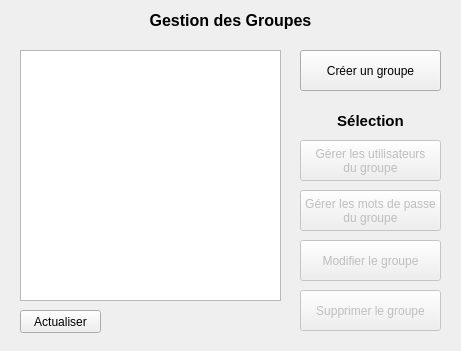
<?xml version="1.0" encoding="UTF-8"?>
<ui version="4.0">
 <class>GestionGroupes</class>
 <widget class="QDialog" name="GestionGroupes">
  <property name="geometry">
   <rect>
    <x>0</x>
    <y>0</y>
    <width>461</width>
    <height>351</height>
   </rect>
  </property>
  <property name="minimumSize">
   <size>
    <width>461</width>
    <height>351</height>
   </size>
  </property>
  <property name="maximumSize">
   <size>
    <width>461</width>
    <height>351</height>
   </size>
  </property>
  <property name="windowTitle">
   <string>Gestionnaire de Mots de passe - Gestion des groupes</string>
  </property>
  <widget class="QLabel" name="titrePage">
   <property name="geometry">
    <rect>
     <x>20</x>
     <y>10</y>
     <width>421</width>
     <height>21</height>
    </rect>
   </property>
   <property name="font">
    <font>
     <pointsize>12</pointsize>
     <weight>75</weight>
     <bold>true</bold>
    </font>
   </property>
   <property name="text">
    <string>Gestion des Groupes</string>
   </property>
   <property name="alignment">
    <set>Qt::AlignCenter</set>
   </property>
  </widget>
  <widget class="QStackedWidget" name="stackedWidget">
   <property name="geometry">
    <rect>
     <x>10</x>
     <y>40</y>
     <width>441</width>
     <height>301</height>
    </rect>
   </property>
   <property name="currentIndex">
    <number>0</number>
   </property>
   <widget class="QWidget" name="page1">
    <widget class="QPushButton" name="supprimer">
     <property name="enabled">
      <bool>false</bool>
     </property>
     <property name="geometry">
      <rect>
       <x>290</x>
       <y>250</y>
       <width>141</width>
       <height>41</height>
      </rect>
     </property>
     <property name="text">
      <string>Supprimer le groupe</string>
     </property>
    </widget>
    <widget class="QPushButton" name="gererMotsDePasse">
     <property name="enabled">
      <bool>false</bool>
     </property>
     <property name="geometry">
      <rect>
       <x>290</x>
       <y>150</y>
       <width>141</width>
       <height>41</height>
      </rect>
     </property>
     <property name="text">
      <string>Gérer les mots de passe
du groupe</string>
     </property>
    </widget>
    <widget class="QListWidget" name="listeGroupes">
     <property name="geometry">
      <rect>
       <x>10</x>
       <y>10</y>
       <width>261</width>
       <height>251</height>
      </rect>
     </property>
    </widget>
    <widget class="QLabel" name="titreSelection">
     <property name="geometry">
      <rect>
       <x>290</x>
       <y>70</y>
       <width>141</width>
       <height>21</height>
      </rect>
     </property>
     <property name="font">
      <font>
       <pointsize>11</pointsize>
       <weight>75</weight>
       <bold>true</bold>
       <underline>false</underline>
      </font>
     </property>
     <property name="text">
      <string>Sélection</string>
     </property>
     <property name="alignment">
      <set>Qt::AlignCenter</set>
     </property>
    </widget>
    <widget class="QPushButton" name="creer">
     <property name="geometry">
      <rect>
       <x>290</x>
       <y>10</y>
       <width>141</width>
       <height>41</height>
      </rect>
     </property>
     <property name="text">
      <string>Créer un groupe</string>
     </property>
    </widget>
    <widget class="QPushButton" name="modifier">
     <property name="enabled">
      <bool>false</bool>
     </property>
     <property name="geometry">
      <rect>
       <x>290</x>
       <y>200</y>
       <width>141</width>
       <height>41</height>
      </rect>
     </property>
     <property name="text">
      <string>Modifier le groupe</string>
     </property>
    </widget>
    <widget class="QPushButton" name="gererUtilisateurs">
     <property name="enabled">
      <bool>false</bool>
     </property>
     <property name="geometry">
      <rect>
       <x>290</x>
       <y>100</y>
       <width>141</width>
       <height>41</height>
      </rect>
     </property>
     <property name="text">
      <string>Gérer les utilisateurs
du groupe</string>
     </property>
    </widget>
    <widget class="QPushButton" name="actualiser">
     <property name="geometry">
      <rect>
       <x>10</x>
       <y>270</y>
       <width>81</width>
       <height>23</height>
      </rect>
     </property>
     <property name="text">
      <string>Actualiser</string>
     </property>
    </widget>
   </widget>
   <widget class="QWidget" name="page2">
    <widget class="QLabel" name="labelNom">
     <property name="geometry">
      <rect>
       <x>30</x>
       <y>60</y>
       <width>71</width>
       <height>16</height>
      </rect>
     </property>
     <property name="text">
      <string>Nom complet :</string>
     </property>
    </widget>
    <widget class="QLineEdit" name="nom">
     <property name="geometry">
      <rect>
       <x>130</x>
       <y>60</y>
       <width>113</width>
       <height>20</height>
      </rect>
     </property>
    </widget>
    <widget class="QPushButton" name="annulerGroupe">
     <property name="geometry">
      <rect>
       <x>310</x>
       <y>90</y>
       <width>75</width>
       <height>23</height>
      </rect>
     </property>
     <property name="text">
      <string>Annuler</string>
     </property>
    </widget>
    <widget class="QLabel" name="titreCreerModifier">
     <property name="geometry">
      <rect>
       <x>10</x>
       <y>10</y>
       <width>221</width>
       <height>21</height>
      </rect>
     </property>
     <property name="font">
      <font>
       <pointsize>11</pointsize>
       <weight>75</weight>
       <bold>true</bold>
      </font>
     </property>
     <property name="text">
      <string>Créer|Modifier un groupe</string>
     </property>
    </widget>
    <widget class="QPushButton" name="validerGroupe">
     <property name="geometry">
      <rect>
       <x>310</x>
       <y>60</y>
       <width>75</width>
       <height>23</height>
      </rect>
     </property>
     <property name="text">
      <string>Valider</string>
     </property>
    </widget>
   </widget>
   <widget class="QWidget" name="page3">
    <widget class="QLabel" name="titreGererUtilisateurs">
     <property name="geometry">
      <rect>
       <x>10</x>
       <y>10</y>
       <width>171</width>
       <height>21</height>
      </rect>
     </property>
     <property name="font">
      <font>
       <pointsize>11</pointsize>
       <weight>75</weight>
       <bold>true</bold>
      </font>
     </property>
     <property name="text">
      <string>Gérer les utilisateurs</string>
     </property>
    </widget>
    <widget class="QPushButton" name="validerUtilisateurs">
     <property name="geometry">
      <rect>
       <x>250</x>
       <y>260</y>
       <width>86</width>
       <height>23</height>
      </rect>
     </property>
     <property name="text">
      <string>Valider</string>
     </property>
    </widget>
    <widget class="QPushButton" name="enleverUtilisateur">
     <property name="geometry">
      <rect>
       <x>200</x>
       <y>180</y>
       <width>41</width>
       <height>23</height>
      </rect>
     </property>
     <property name="text">
      <string>&lt;</string>
     </property>
    </widget>
    <widget class="QLabel" name="labelUtilisateursGroupe">
     <property name="geometry">
      <rect>
       <x>250</x>
       <y>50</y>
       <width>111</width>
       <height>16</height>
      </rect>
     </property>
     <property name="text">
      <string>Utilisateurs du groupe</string>
     </property>
    </widget>
    <widget class="QLabel" name="labelUtilisateurs">
     <property name="geometry">
      <rect>
       <x>10</x>
       <y>50</y>
       <width>101</width>
       <height>16</height>
      </rect>
     </property>
     <property name="text">
      <string>Liste des utilisateurs</string>
     </property>
    </widget>
    <widget class="QPushButton" name="annulerUtilisateurs">
     <property name="geometry">
      <rect>
       <x>345</x>
       <y>260</y>
       <width>86</width>
       <height>23</height>
      </rect>
     </property>
     <property name="text">
      <string>Annuler</string>
     </property>
    </widget>
    <widget class="QPushButton" name="ajouterUtilisateur">
     <property name="geometry">
      <rect>
       <x>200</x>
       <y>140</y>
       <width>41</width>
       <height>23</height>
      </rect>
     </property>
     <property name="text">
      <string>&gt;</string>
     </property>
    </widget>
    <widget class="QListWidget" name="utilisateurs">
     <property name="geometry">
      <rect>
       <x>10</x>
       <y>70</y>
       <width>181</width>
       <height>211</height>
      </rect>
     </property>
    </widget>
    <widget class="QListWidget" name="utilisateursGroupe">
     <property name="geometry">
      <rect>
       <x>250</x>
       <y>70</y>
       <width>181</width>
       <height>181</height>
      </rect>
     </property>
    </widget>
    <widget class="QLabel" name="labelGroupe1">
     <property name="geometry">
      <rect>
       <x>250</x>
       <y>10</y>
       <width>181</width>
       <height>21</height>
      </rect>
     </property>
     <property name="font">
      <font>
       <pointsize>10</pointsize>
       <weight>50</weight>
       <bold>false</bold>
      </font>
     </property>
     <property name="text">
      <string>Groupe</string>
     </property>
    </widget>
   </widget>
   <widget class="QWidget" name="page4">
    <widget class="QLabel" name="titreGererMotsDePasse">
     <property name="geometry">
      <rect>
       <x>10</x>
       <y>10</y>
       <width>181</width>
       <height>21</height>
      </rect>
     </property>
     <property name="font">
      <font>
       <pointsize>11</pointsize>
       <weight>75</weight>
       <bold>true</bold>
      </font>
     </property>
     <property name="text">
      <string>Gérer les mots de passe</string>
     </property>
    </widget>
    <widget class="QPushButton" name="validerMotsDePasse">
     <property name="geometry">
      <rect>
       <x>250</x>
       <y>260</y>
       <width>86</width>
       <height>23</height>
      </rect>
     </property>
     <property name="text">
      <string>Valider</string>
     </property>
    </widget>
    <widget class="QPushButton" name="enleverMotDePasse">
     <property name="geometry">
      <rect>
       <x>200</x>
       <y>180</y>
       <width>41</width>
       <height>23</height>
      </rect>
     </property>
     <property name="text">
      <string>&lt;</string>
     </property>
    </widget>
    <widget class="QLabel" name="labelMotsDePasseGroupe">
     <property name="geometry">
      <rect>
       <x>250</x>
       <y>50</y>
       <width>121</width>
       <height>16</height>
      </rect>
     </property>
     <property name="text">
      <string>Mots de passe du groupe</string>
     </property>
    </widget>
    <widget class="QLabel" name="labelMotsDePasse">
     <property name="geometry">
      <rect>
       <x>10</x>
       <y>50</y>
       <width>121</width>
       <height>16</height>
      </rect>
     </property>
     <property name="text">
      <string>Liste des mots de passe</string>
     </property>
    </widget>
    <widget class="QPushButton" name="annulerMotsDePasse">
     <property name="geometry">
      <rect>
       <x>345</x>
       <y>260</y>
       <width>86</width>
       <height>23</height>
      </rect>
     </property>
     <property name="text">
      <string>Annuler</string>
     </property>
    </widget>
    <widget class="QPushButton" name="ajouterMotDePasse">
     <property name="geometry">
      <rect>
       <x>200</x>
       <y>140</y>
       <width>41</width>
       <height>23</height>
      </rect>
     </property>
     <property name="text">
      <string>&gt;</string>
     </property>
    </widget>
    <widget class="QListWidget" name="motsDePasse">
     <property name="geometry">
      <rect>
       <x>10</x>
       <y>70</y>
       <width>181</width>
       <height>211</height>
      </rect>
     </property>
    </widget>
    <widget class="QListWidget" name="motsDePasseGroupe">
     <property name="geometry">
      <rect>
       <x>250</x>
       <y>70</y>
       <width>181</width>
       <height>181</height>
      </rect>
     </property>
    </widget>
    <widget class="QLabel" name="labelGroupe2">
     <property name="geometry">
      <rect>
       <x>250</x>
       <y>10</y>
       <width>181</width>
       <height>21</height>
      </rect>
     </property>
     <property name="font">
      <font>
       <pointsize>10</pointsize>
       <weight>50</weight>
       <bold>false</bold>
      </font>
     </property>
     <property name="text">
      <string>Groupe</string>
     </property>
    </widget>
   </widget>
  </widget>
  <zorder>stackedWidget</zorder>
  <zorder>titrePage</zorder>
 </widget>
 <tabstops>
  <tabstop>creer</tabstop>
  <tabstop>listeGroupes</tabstop>
  <tabstop>actualiser</tabstop>
  <tabstop>gererUtilisateurs</tabstop>
  <tabstop>gererMotsDePasse</tabstop>
  <tabstop>modifier</tabstop>
  <tabstop>supprimer</tabstop>
  <tabstop>nom</tabstop>
  <tabstop>validerGroupe</tabstop>
  <tabstop>annulerGroupe</tabstop>
  <tabstop>utilisateurs</tabstop>
  <tabstop>utilisateursGroupe</tabstop>
  <tabstop>ajouterUtilisateur</tabstop>
  <tabstop>enleverUtilisateur</tabstop>
  <tabstop>validerUtilisateurs</tabstop>
  <tabstop>annulerUtilisateurs</tabstop>
  <tabstop>motsDePasse</tabstop>
  <tabstop>motsDePasseGroupe</tabstop>
  <tabstop>ajouterMotDePasse</tabstop>
  <tabstop>enleverMotDePasse</tabstop>
  <tabstop>validerMotsDePasse</tabstop>
  <tabstop>annulerMotsDePasse</tabstop>
 </tabstops>
 <resources/>
 <connections/>
</ui>
